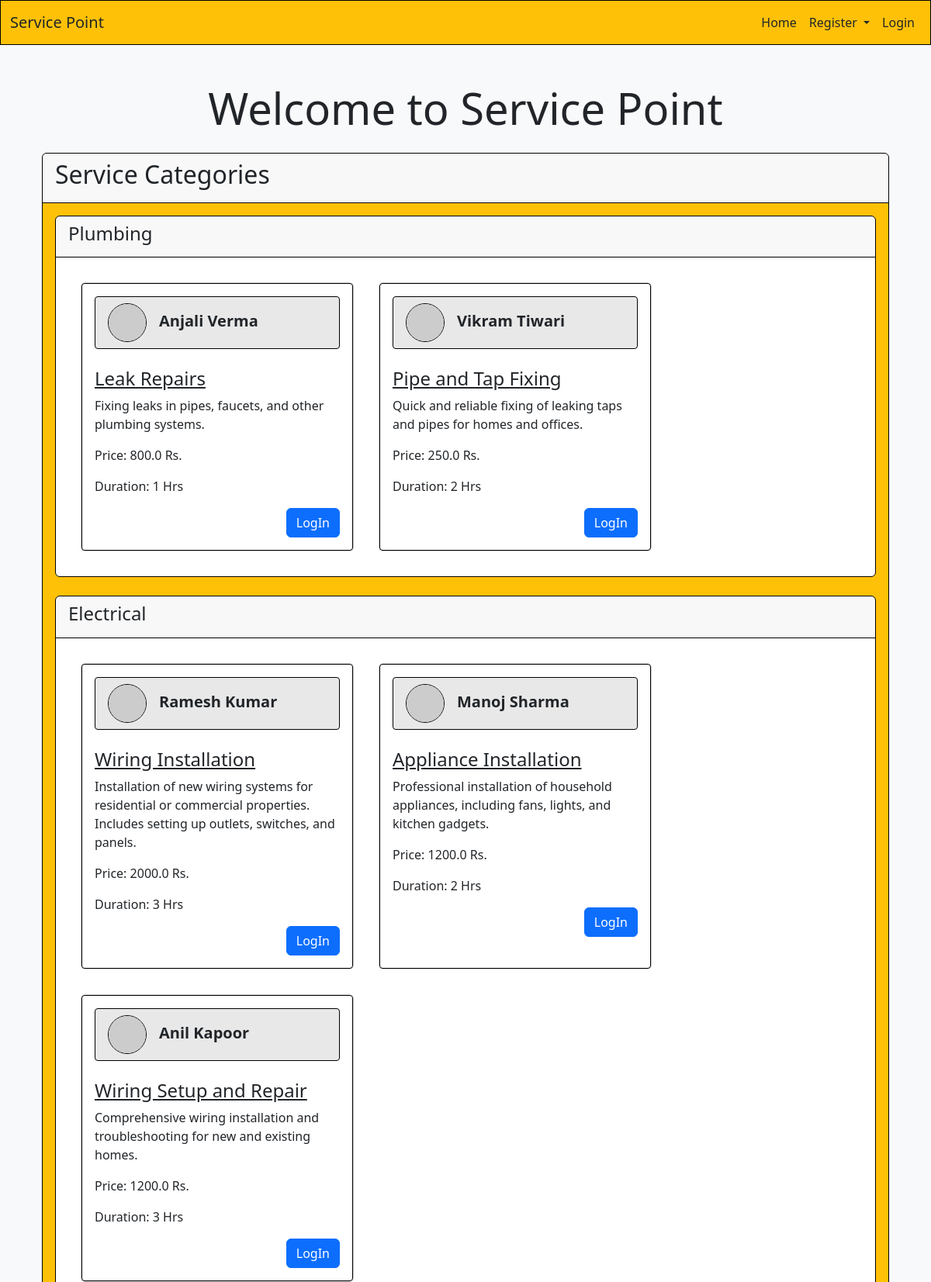
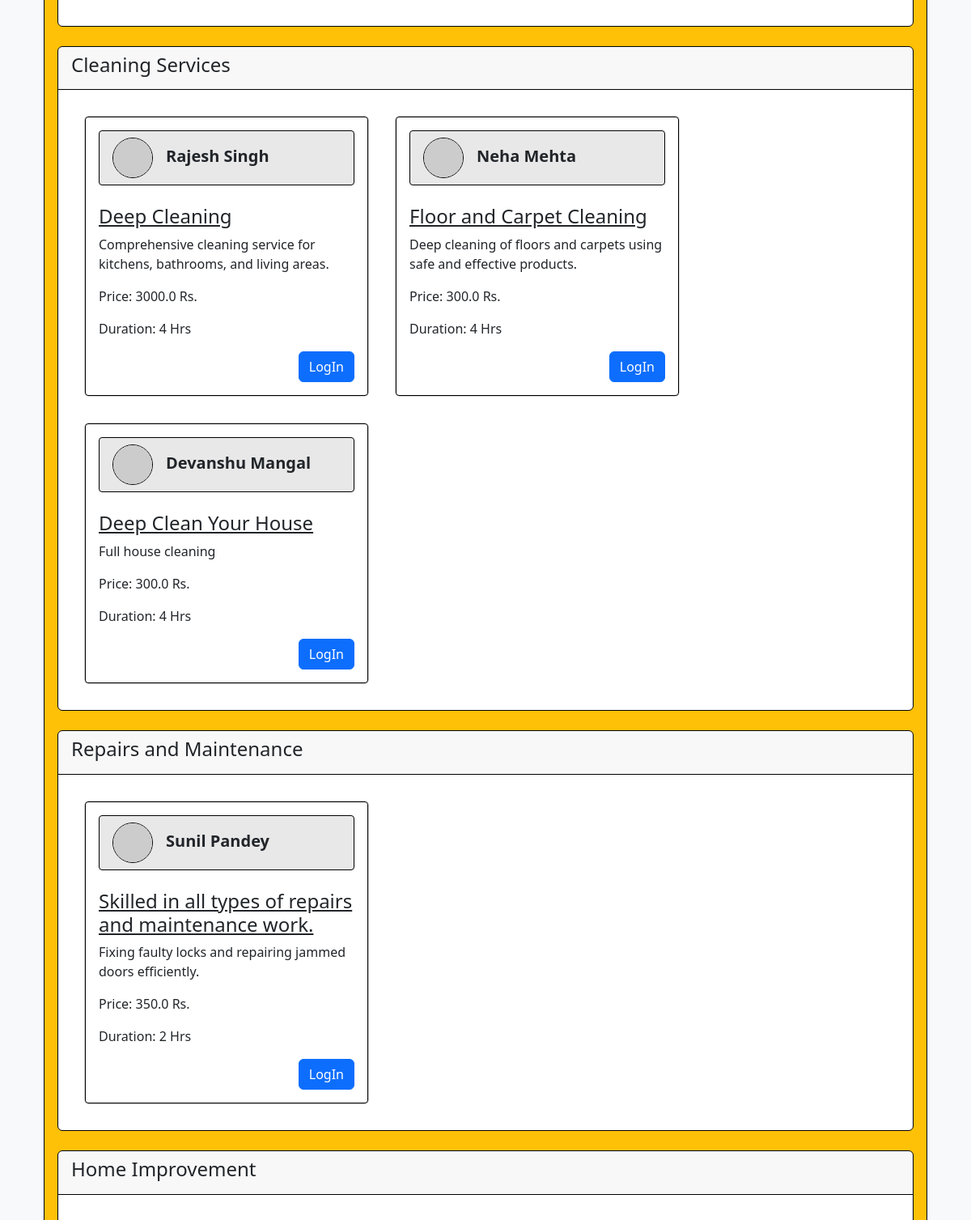
The page / (upper part) on the database its author committed (2 pictures, top to bottom).
### models.py (models this page shows)
class Category(db.Model):
    id = db.Column(db.Integer, primary_key=True)
    name = db.Column(db.String(64), nullable=False, unique=True)
    base_price = db.Column(db.Float)
    services = db.relationship('Service', backref='category', lazy=True)

class Service(db.Model):
    id = db.Column(db.Integer, primary_key=True)
    category_id = db.Column(db.Integer, db.ForeignKey('category.id', name='fk_service_category'), nullable=False)
    service_professional_id = db.Column(db.Integer, db.ForeignKey('service_professional.id', name='fk_service_serviceprofessional'), nullable=False)
    name = db.Column(db.String(64), nullable=False)
    description = db.Column(db.String(256), nullable=True)
    price = db.Column(db.Float, nullable=False)
    time = db.Column(db.Integer, nullable=False)
    area_pincode = db.Column(db.String(6), nullable=False)
    created_at = db.Column(db.DateTime, default=datetime.utcnow, nullable=False)
    reviews = db.relationship('Review', backref='service', lazy=True)
    service_requests = db.relationship('ServiceRequest', backref='service', lazy=True)

class ServiceProfessional(db.Model):
    id = db.Column(db.Integer, primary_key=True)
    service = db.relationship('Service', backref='service_professional', lazy=True, uselist=False)
    service_requests = db.relationship('ServiceRequest', backref='service_request_professional', lazy=True)
    name = db.Column(db.String(64), nullable=False)
    email = db.Column(db.String(128), unique=True, nullable=False)
    category = db.Column(db.String(64), db.ForeignKey('category.name', name='fk_serviceprofessional_category'), nullable=False)
    description = db.Column(db.String(256), nullable=True)
    experience = db.Column(db.Integer, nullable=False)
    username = db.Column(db.String(32), unique=True, nullable=False)
    passhash = db.Column(db.String(256), nullable=False)
    approved = db.Column(db.Boolean, nullable=False, default=False)
    blocked = db.Column(db.Boolean, nullable=False, default=False)
    created_at = db.Column(db.DateTime, default=datetime.utcnow, nullable=False)
    transactions = db.relationship('Transaction', backref='service_professional', lazy=True)

### routes.py (the view)
@app.route('/')
def show_index():
    print("Home page requested")
    category=Category.query.all()
    return render_template("index.html",category=category)

### templates/index.html (shortened to what this page needs)
{% extends 'layout.html' %}
{% block content %}
    <div class="container">
        <div class="mt-4">
            <h1 class="display-4 text-center text-dark my-4">Welcome to Service Point</h1>
            <div class="card mb-4 border border-black">
                <div class="card-header border-bottom border-black">
                    <h2>Service Categories</h2>
                </div>
                <div class="card-body bg-warning">
                    <div class="row">
                        {% for category in category %}
                        <div class="col-md-12 mb-4">
                            <div class="card border border-black">
                                <div class="card-header border-bottom border-black">
                                    <h4>{{ category.name }}</h4>
                                </div>
                                <div class="card-body ">
                                    <div class="d-flex flex-row flex-wrap">
                                        {% for service in category.services %}
                                            {% if service.service_professional.blocked == False and service.service_professional.approved == True %}
                                                <div class="card mx-3 my-3 " style="width: 22rem;">
                                                    <div class="card-body border border-black rounded-1">
                                                        <div class="card-header mb-4 border rounded-1 border-black d-flex " style="background-color: hsla(0, 0%, 88%, 0.749);">
                                                            <img src="https://api.dicebear.com/9.x/lorelei/svg?seed={{service.service_professional.name}}" class="rounded-circle border border-black bg-white" alt="..." style="width: 50px; height: 50px;">
                                                            <div class="mx-2">
                                                                <p class="card-text mt-2 fs-5 mx-2 fw-semibold">{{ service.service_professional.name }}</p>
                                                            </div>
                                                        </div>
                                                        <h5 class="card-title fs-4"><u>{{ service.name }}</u></h5>
                                                        <p class="card-text">{{ service.description }}</p>
                                                        <p class="card-text">Price: {{ service.price }} Rs.</p>
                                                        <p class="card-text">Duration: {{ service.time }} Hrs</p>
                                                        <a href="{{ url_for('show_login')}}" class="btn btn-primary float-end">LogIn</a>
                                                    </div>
                                                </div>
                                            {% endif %}
                                        {% endfor %}
                                    </div>
                                </div>
                            </div>
                        </div>
                        {% endfor %}
                </div>
            </div>
        </div>
    </div>
{% endblock %}

### rows shown on the page
Category: name "Plumbing"
Service: service_professional.name "Anjali Verma", name "Leak Repairs", description "Fixing leaks in pipes, faucets, and other plumbing systems.", price "800.0", time "1"
Service: service_professional.name "Vikram Tiwari", name "Pipe and Tap Fixing", description "Quick and reliable fixing of leaking taps and pipes for homes and offices.", price "250.0", time "2"
Category: name "Electrical"
Service: service_professional.name "Ramesh Kumar", name "Wiring Installation", description "Installation of new wiring systems for residential or commercial properties. Includes setting up outlets, switches, and panels.", price "2000.0", time "3"
Service: service_professional.name "Manoj Sharma", name "Appliance Installation", description "Professional installation of household appliances, including fans, lights, and kitchen gadgets.", price "1200.0", time "2"
Service: service_professional.name "Anil Kapoor", name "Wiring Setup and Repair", description "Comprehensive wiring installation and troubleshooting for new and existing homes.", price "1200.0", time "3"
Category: name "Cleaning Services"
Service: service_professional.name "Rajesh Singh", name "Deep Cleaning", description "Comprehensive cleaning service for kitchens, bathrooms, and living areas.", price "3000.0", time "4"
Service: service_professional.name "Neha Mehta", name "Floor and Carpet Cleaning", description "Deep cleaning of floors and carpets using safe and effective products.", price "300.0", time "4"
Service: service_professional.name "Devanshu Mangal", name "Deep Clean Your House", description "Full house cleaning", price "300.0", time "4"
Category: name "Repairs and Maintenance"
Service: service_professional.name "Sunil Pandey", name "Skilled in all types of repairs and maintenance work.", description "Fixing faulty locks and repairing jammed doors efficiently.", price "350.0", time "2"
Category: name "Home Improvement"
